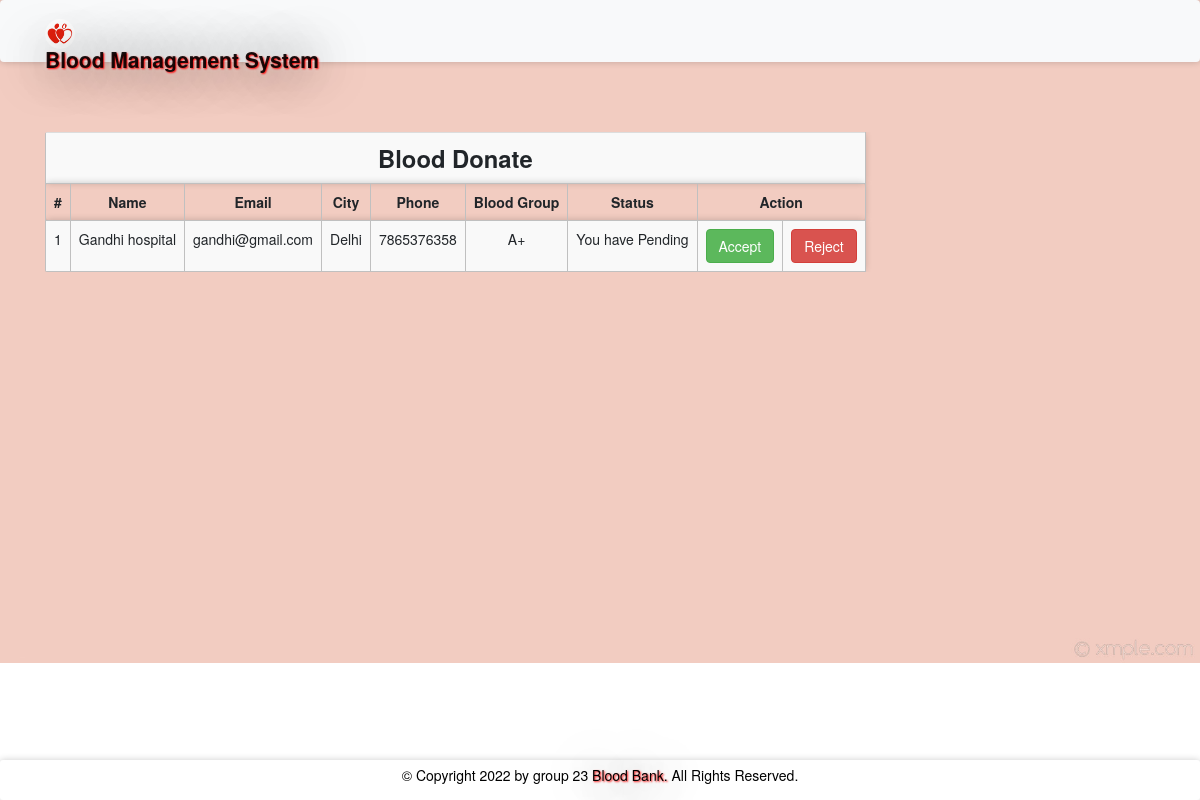
The page /blooddonate.php (signed in) on the database its author committed.
### tables this page shows
CREATE TABLE `blooddonate` (
  `donoid` int(11) NOT NULL,
  `rid` int(11) NOT NULL,
  `hid` int(11) NOT NULL,
  `bg` varchar(11) NOT NULL,
  `status` varchar(100) NOT NULL DEFAULT 'Pending'
);

CREATE TABLE `hospitals` (
  `id` int(11) NOT NULL,
  `hname` varchar(100) NOT NULL,
  `hemail` varchar(100) NOT NULL,
  `hpassword` varchar(100) NOT NULL,
  `hphone` varchar(100) NOT NULL,
  `hcity` varchar(100) NOT NULL
);

### message.php (called while the page is built, shortened)
<?php $counter=0; if(isset($_GET['msg'])) { ?>
	<div class="col-5 alert alert alert-success alert-dismissible fade show card" id="message">
		<button type="button" class="close" data-dismiss="alert" title="close">&times;</button><?php echo $_GET['msg'];?>
	</div>
<?php }?>

### blooddonate.php (the view, shortened to what this page needs)
<?php
require 'file/connection.php';
  if(!isset($_SESSION['rid']))
  {
  header('location:login.php');
  }
  else {
    $rid = $_SESSION['rid'];
    $sql = "SELECT blooddonate.*, hospitals.* from blooddonate, hospitals where rid='$rid' && blooddonate.hid=hospitals.id";
    $result = mysqli_query($conn, $sql);
?>
<!DOCTYPE html>
<html>
<?php require 'head.php'; ?>
<body>
	<?php require 'header.php'; ?>
	<div class="container cont">
		<?php require 'message.php'; ?>
	<table class="table table-responsive table-striped rounded mb-5">
		<tr><th colspan="9" class="title">Blood Donate</th></tr>
		<tr>
			<th>#</th>
			<th>Name</th>
			<th>Email</th>
			<th>City</th>
			<th>Phone</th>
			<th>Blood Group</th>
			<th>Status</th>
			<th colspan="2">Action</th>
		</tr>
		<?php while($row = mysqli_fetch_array($result)) { ?>
		<tr>
			<td><?php echo ++$counter;?></td>
			<td><?php echo $row['hname'];?></td>
			<td><?php echo $row['hemail'];?></td>
			<td><?php echo $row['hcity'];?></td>
			<td><?php echo $row['hphone'];?></td>
			<td><?php echo $row['bg'];?></td>
<td><?php echo 'You have '.$row['status'];?></td>
			<td><?php if($row['status'] == 'Accepted'){ ?> <a href="" class="btn btn-success disabled">Accepted</a> <?php }
			else{ ?>
				<a href="file/acceptd.php?donoid=<?php echo $row['donoid']?>&rid=<?php echo $_SESSION['rid']?>" class="btn btn-success">Accept</a>
			<?php } ?>
			</td>
			<td><?php if($row['status'] == 'Rejected'){ ?> <a href="" class="btn btn-danger disabled">Rejected</a> <?php }
			else{ ?>
				<a href="file/rejectd.php?donoid=<?php echo $row['donoid'];?>" class="btn btn-danger">Reject</a>
			<?php } ?>
			</td>
		</tr>
		<?php } ?>
	</table>
</div>
<?php require 'footer.php'; ?>
</body>
</html>
<?php } ?>

### css/style.css (style rules this page uses)
.cont { padding-top: 40px; text-align: justify; font-size: 1em; }
.card ,nav, .footer,tr,video { border-radius: 3px; transition: all 200ms ease-out; box-shadow: 0px 0px 7px rgba(0, 0, 0, 0.2); }
tr,th,td { border:0.1px solid silver; text-align: center; }
.title { font-weight: bold; font-size: 1.7em; text-transform: capitalize; text-align: center; }
a:link { text-decoration: none; }

### blooddonate.php (style rules this page uses)
body { background: url(image/p4.jpg) no-repeat center; background-size: cover; min-height: 0; height: 650px; }

### rows shown on the page
blooddonate: hospitals.hname "Gandhi hospital", hospitals.hemail "gandhi@gmail.com", hospitals.hcity "Delhi", hospitals.hphone "7865376358", bg "A+", status "Pending"
